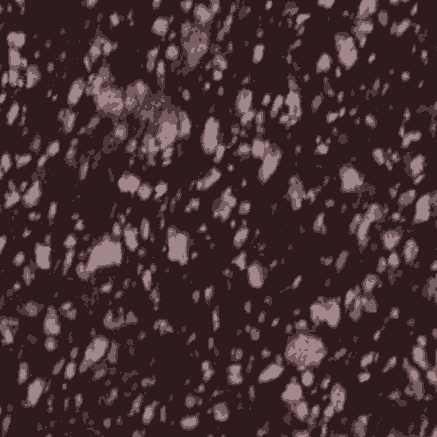
#> input picture src/colore1-appiattito.jpg, 437 x 437 px
$ python quantizer.py src/colore1-appiattito.jpg out.png
#> lines starting #> are read from the running program, lines starting #| are printed output that depends on the picture
import matplotlib.pyplot as plt
import numpy as np
from PIL import Image
from collections import Counter
import argparse

# Set up argument parser
parser = argparse.ArgumentParser(description='Convert an image to four colors.')
parser.add_argument('input', help='Input image file')
parser.add_argument('output', help='Output image file')
args = parser.parse_args()

# Open the input image
img = Image.open(args.input)
#> img is the input picture: PIL image 437x437 RGB; mean R, G, B 68.2, 46.7, 48.8

# Reduce the image to four colors
img_quantized = img.quantize(colors=4)
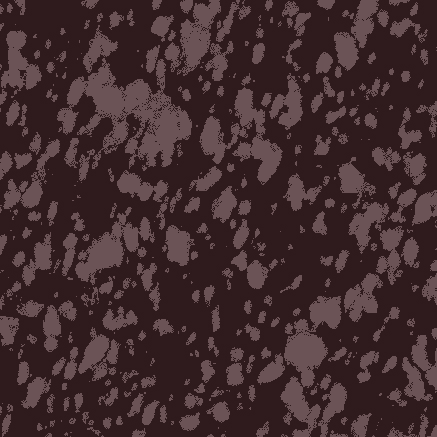
#> img_quantized: PIL image 437x437 P; mean R, G, B 65.7, 44.4, 46.7

# Convert back to RGB mode
img_rgb = img_quantized.convert('RGB')

# Save the output image
img_rgb.save(args.output)

# Function to convert RGB to HEX
def rgb_to_hex(rgb):
    """
    Converts an RGB tuple to a hexadecimal color string.

    This function takes a tuple representing the Red, Green, and Blue (RGB) values
    and converts it to a string representing the color in hexadecimal format.
    The values in the RGB tuple must be integers between 0 and 255 inclusive.

    :param rgb: A tuple containing three integer values representing the red, green,
        and blue components of the color.
    :return: A string representing the hexadecimal color equivalent of the provided
        RGB tuple.
    """
    return "#{:02x}{:02x}{:02x}".format(rgb[0], rgb[1], rgb[2])

# Image details
width, height = img_rgb.size
#> width = 437; height = 437
total_pixels = width * height
#> total_pixels = 190969

print(f"Image Details:")
print(f"- Dimensions: {width}x{height}")
#| - Dimensions: 437x437
print(f"- Total Pixels: {total_pixels}")
#| - Total Pixels: 190969

# Extract and count colors
pixels = list(img_rgb.getdata())
#> pixels = 190969 items
color_counter = Counter(pixels)
#> color_counter = {(47, 27, 29): 101547, (46, 26, 28): 29483, (107, 83, 86): 59924, (46, 27, 29): 15}
most_common_colors = color_counter.most_common(4)
#> most_common_colors = [((47, 27, 29), 101547), ((107, 83, 86), 59924), ((46, 26, 28), 29483), ((46, 27, 29), 15)]

data = []
colors = []

print("\nTop 4 Colors:")
for idx, (rgb, count) in enumerate(most_common_colors, start=1):
    hex_code = rgb_to_hex(rgb)
    percentage = (count / total_pixels) * 100
    print(f"{idx}. RGB: {rgb}, HEX: {hex_code}, Pixels: {count}, Percentage: {percentage:.2f}%")
    data.append([hex_code, rgb[0], rgb[1], rgb[2], '', total_pixels, count, round(percentage, 2)])
    colors.append(hex_code)
#> this loop made 4 passes
#> (rgb, count, hex_code, percentage) on passes 1 to 4: ((47, 27, 29), 101547, '#2f1b1d', 53.17), ((107, 83, 86), 59924, '#6b5356', 31.38), ((46, 26, 28), 29483, '#2e1a1c', 15.44), ((46, 27, 29), 15, '#2e1b1d', 0.00785)
#| 1. RGB: (47, 27, 29), HEX: #2f1b1d, Pixels: 101547, Percentage: 53.17%
#| 2. RGB: (107, 83, 86), HEX: #6b5356, Pixels: 59924, Percentage: 31.38%
#| 3. RGB: (46, 26, 28), HEX: #2e1a1c, Pixels: 29483, Percentage: 15.44%
#| 4. RGB: (46, 27, 29), HEX: #2e1b1d, Pixels: 15, Percentage: 0.01%
#> after the loop, colors = ['#2f1b1d', '#6b5356', '#2e1a1c', '#2e1b1d']; data = [['#2f1b1d', 47, 27, 29, '', 190969, 101547, 53.17], ['#6b5356', 107, 83, 86, '', 190969, 59924, 31.38], ['#2e1a1c', 46, 26, 28, '', 190969, 29483, 15.44], ['#2e1b1d', 46, 27, 29, '', 190969, 15, 0.01]]

data.append(['', '', '', '', '', '', '', ''])
colors.append('#ffffff')

# Calculate the mean color
mean_rgb = tuple(
    sum(c[i] * count for c, count in color_counter.items()) // total_pixels
    for i in range(3)
)
#> mean_rgb = (65, 44, 46)
mean_hex = rgb_to_hex(mean_rgb)
#> mean_hex = '#412c2e'


print("\nMean Color:")
print(f"- RGB: {mean_rgb}")
#| - RGB: (65, 44, 46)
print(f"- HEX: {mean_hex}")
#| - HEX: #412c2e

data.append([mean_hex, mean_rgb[0], mean_rgb[1], mean_rgb[2], '', '', '', ''])
colors.append(mean_hex)

headers = ['HEX', 'R', 'G', 'B', '', 'PXtot', 'PXparz', 'px%']

fig, (ax1, ax2, ax3) = plt.subplots(1, 3, figsize=(20, 4), gridspec_kw={'width_ratios': [1, 1, 2]})
ax1.imshow(img)
ax1.axis('off')
ax2.imshow(img_quantized)
ax2.axis('off')


table = ax3.table(cellText=data, colLabels=headers, loc='center',
                  cellColours=[[color] * 8 for color in colors])
table.auto_set_font_size(False)
table.set_fontsize(9)
table.scale(1, 1.5)

for k, cell in table._cells.items():
    cell.set_edgecolor('none')
    cell.get_text().set_horizontalalignment('left')
    cell.get_text().set_weight('bold')
    if k[0] == 0:  # Header row
        cell.get_text().set_fontsize(11)
    if cell.get_text().get_text() == '':
        cell.set_facecolor('white')
        cell._width = cell._height  # Make empty cells square
    else:
        hex_color = cell.get_facecolor()
        # Convert hex color to RGB values
        r = int(hex_color[0] * 255)
        g = int(hex_color[1] * 255)
        b = int(hex_color[2] * 255)
        # Calculate brightness using perceived luminance formula
        brightness = (0.299 * r + 0.587 * g + 0.114 * b) / 255
        cell.get_text().set_color('white' if brightness < 0.7 else 'black')
#> this loop made 56 passes
#> (k, hex_color, r, g, b, brightness) on passes 1, 2, 3, 4, 6, 7, 8, 9, 10, 11, 12, 14: ((1, 0), (0.184, 0.106, 0.114, 1), 47, 27, 29, 0.13), ((1, 1), (0.184, 0.106, 0.114, 1), 47, 27, 29, 0.13), ((1, 2), (0.184, 0.106, 0.114, 1), 47, 27, 29, 0.13), ((1, 3), (0.184, 0.106, 0.114, 1), 47, 27, 29, 0.13), ((1, 5), (0.184, 0.106, 0.114, 1), 47, 27, 29, 0.13), ((1, 6), (0.184, 0.106, 0.114, 1), 47, 27, 29, 0.13), ((1, 7), (0.184, 0.106, 0.114, 1), 47, 27, 29, 0.13), ((2, 0), (0.42, 0.325, 0.337, 1), 107, 83, 86, 0.355), ((2, 1), (0.42, 0.325, 0.337, 1), 107, 83, 86, 0.355), ((2, 2), (0.42, 0.325, 0.337, 1), 107, 83, 86, 0.355), ((2, 3), (0.42, 0.325, 0.337, 1), 107, 83, 86, 0.355), ((2, 5), (0.42, 0.325, 0.337, 1), 107, 83, 86, 0.355)
#> k on passes 5, 13, 21, 29, 33, 34: (1, 4), (2, 4), (3, 4), (4, 4), (5, 0), (5, 1)

ax3.axis('off')

# Get table height in inches
table_height = ax3.get_position().height * fig.get_figheight()

# Adjust images to match table height while maintaining aspect ratio
for ax, img in [(ax1, img), (ax2, img_quantized)]:
    ax_pos = ax.get_position()
    aspect = img.size[0] / img.size[1]
    new_width = table_height * aspect
    ax.set_position([ax_pos.x0, ax_pos.y0, new_width / fig.get_figwidth(), table_height / fig.get_figheight()])
#> this loop made 2 passes
#> (aspect, new_width) on passes 1 to 2: (1, 3.08), (1, 3.08)

plt.show()
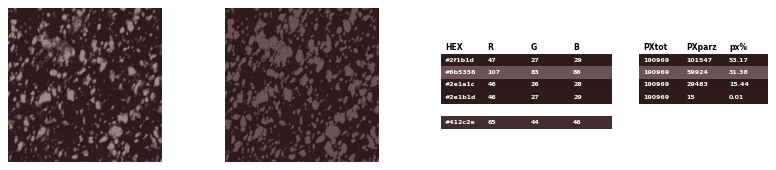
#> figure drawn by matplotlib, 2 panels
plt.savefig('outout/stats.png')

$ run again, on src/colore2.jpg
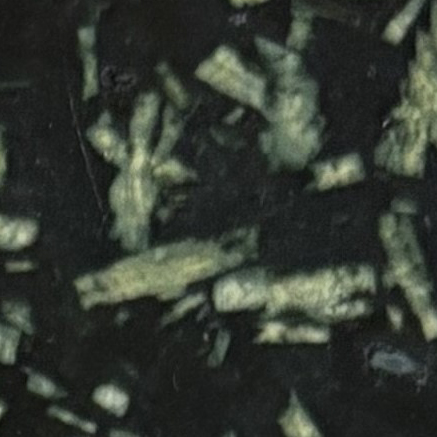
#> input picture src/colore2.jpg, 437 x 437 px
#> img is the input picture: PIL image 437x437 RGB; mean R, G, B 51.5, 57.3, 49.5
#> `img_quantized = img.quantize(colors=4)`:
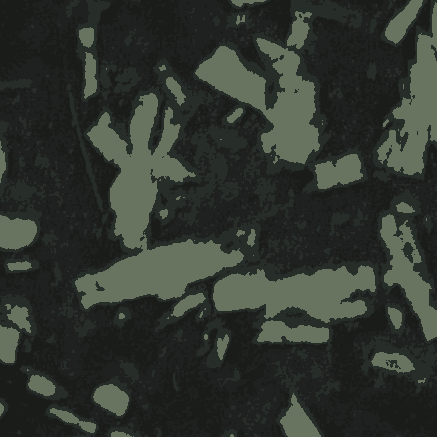
#> img_quantized: PIL image 437x437 P; mean R, G, B 48, 53.5, 46.5
#| - Dimensions: 437x437
#| - Total Pixels: 190969
#> pixels = 190969 items
#> color_counter = {(26, 28, 26): 41996, (30, 33, 31): 64606, (39, 45, 40): 40634, (104, 116, 95): 43733}
#> most_common_colors = [((30, 33, 31), 64606), ((104, 116, 95), 43733), ((26, 28, 26), 41996), ((39, 45, 40), 40634)]
#> the loop `for idx, (rgb, count) in enumerate(most_common_colors, start=1):` made 4 passes
#> (rgb, count, hex_code, percentage) on passes 1 to 4: ((30, 33, 31), 64606, '#1e211f', 33.83), ((104, 116, 95), 43733, '#68745f', 22.9), ((26, 28, 26), 41996, '#1a1c1a', 21.99), ((39, 45, 40), 40634, '#272d28', 21.28)
#> (printed output is left out)
#> after the loop `for idx, (rgb, count) in enumerate(most_common_colors, start=1):`: colors = ['#1e211f', '#68745f', '#1a1c1a', '#272d28']; data = [['#1e211f', 30, 33, 31, '', 190969, 64606, 33.83], ['#68745f', 104, 116, 95, '', 190969, 43733, 22.9], ['#1a1c1a', 26, 28, 26, '', 190969, 41996, 21.99], ['#272d28', 39, 45, 40, '', 190969, 40634, 21.28]]
#> mean_rgb = (47, 53, 46)
#> mean_hex = '#2f352e'
#| - RGB: (47, 53, 46)
#| - HEX: #2f352e
#> the loop `for k, cell in table._cells.items():` made 56 passes
#> (k, hex_color, r, g, b, brightness) on passes 1, 2, 3, 4, 6, 7, 8, 9: ((1, 0), (0.118, 0.129, 0.122, 1), 30, 33, 31, 0.125), ((1, 1), (0.118, 0.129, 0.122, 1), 30, 33, 31, 0.125), ((1, 2), (0.118, 0.129, 0.122, 1), 30, 33, 31, 0.125), ((1, 3), (0.118, 0.129, 0.122, 1), 30, 33, 31, 0.125), ((1, 5), (0.118, 0.129, 0.122, 1), 30, 33, 31, 0.125), ((1, 6), (0.118, 0.129, 0.122, 1), 30, 33, 31, 0.125), ((1, 7), (0.118, 0.129, 0.122, 1), 30, 33, 31, 0.125), ((2, 0), (0.408, 0.455, 0.373, 1), 104, 116, 95, 0.431)
#> the loop `for ax, img in [(ax1, img), (ax2, img_quantized)]:` made 2 passes
#> (aspect, new_width) on passes 1 to 2: (1, 3.08), (1, 3.08)
#> `plt.show()`:
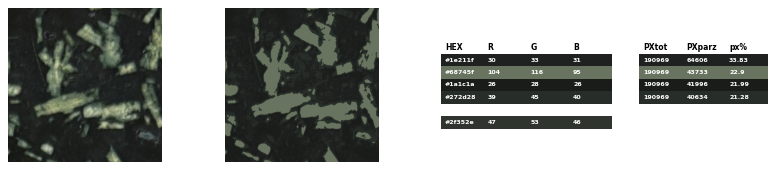
#> figure drawn by matplotlib, 2 panels
